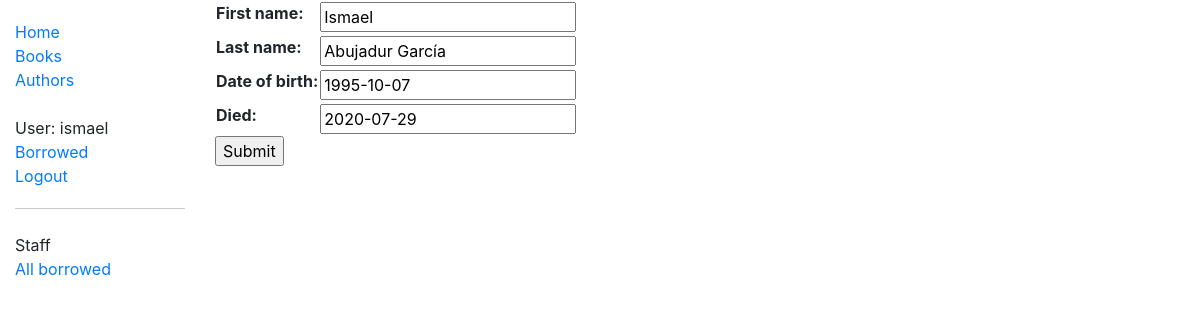
The page /catalog/author/1/update/ (signed in) on the database its author committed.
### catalog/models.py (models this page shows, shortened)
class Author(models.Model):
    first_name = models.CharField(max_length=100)
    last_name = models.CharField(max_length=100)
    date_of_birth = models.DateField(null=True, blank=True)
    date_of_death = models.DateField('died', null=True, blank=True)
    class Meta:
        ordering = ['last_name', 'first_name']

### catalog/views.py (the view)
class AuthorUpdate(PermissionRequiredMixin, UpdateView):
    permission_required = 'catalog.can_mark_returned'
    model = Author
    fields = ['first_name', 'last_name', 'date_of_birth', 'date_of_death']

### catalog/templates/catalog/author_form.html (shortened to what this page needs)
{% extends 'base_generic.html' %}
{% block content %}
<form action="" method="post">
    <table>
        {{form.as_table}}
    </table>
    <input type="submit" value="Submit">
</form>
{% endblock content %}

### catalog/templates/base_generic.html (shortened to what this page needs)
<!DOCTYPE html>
<html lang="en">
<head>
  <link rel="stylesheet" href="https://stackpath.bootstrapcdn.com/bootstrap/4.1.3/css/bootstrap.min.css"
 />
  {% load static %}
  <link rel="stylesheet" href="{% static 'css/styles.css' %}" />
</head>
<body>
  <div class="container-fluid">
    <div class="row">
      <div class="col-sm-2">
        {% block sidebar %}
        <ul class="sidebar-nav">
          <li><a href="{% url 'index' %}">Home</a></li>
          <li><a href="{% url 'books' %}">Books</a></li>
          <li><a href="{% url 'authors' %}">Authors</a></li>
          <br>
          {% if user.is_authenticated %}
          <li>User: {{ user.get_username }}</li>
          <li><a href="{% url 'my-borrowed' %}">Borrowed</a></li>
          <li style="border-bottom: 1px solid rgba(0, 0, 0, 0.2); padding-bottom: 20px;"><a
              href="{% url 'logout' %}">Logout</a></li>
            {% if perms.catalog.can_mark_returned %}
            <br>
            <li>Staff</li>
            <li><a href="{%url 'all-borrowed'%}">All borrowed</a></li>
            {% endif %}
          {% else %}
          <li style="border-bottom: 1px solid rgba(0, 0, 0, 0.2); padding-bottom: 20px;"><a
              href="{% url 'login'%}?next={{request.path}}">Login</a></li>
          {% endif %}
        </ul>
        {% endblock sidebar %}
      </div>
      <div class="col-sm-10 ">{% block content %}{% endblock content %}
      </div>
    </div>
  </div>
</body>
</html>

### catalog/static/css/styles.css (style rules this page uses)
.sidebar-nav { margin-top: 20px; padding: 0; list-style: none; }

### rows shown on the page
Author: first_name "Ismael", last_name "Abujadur García", date_of_birth "1995-10-07", date_of_death "2020-07-29"

### other values the page prints
{{ user.get_username }} "ismael"
